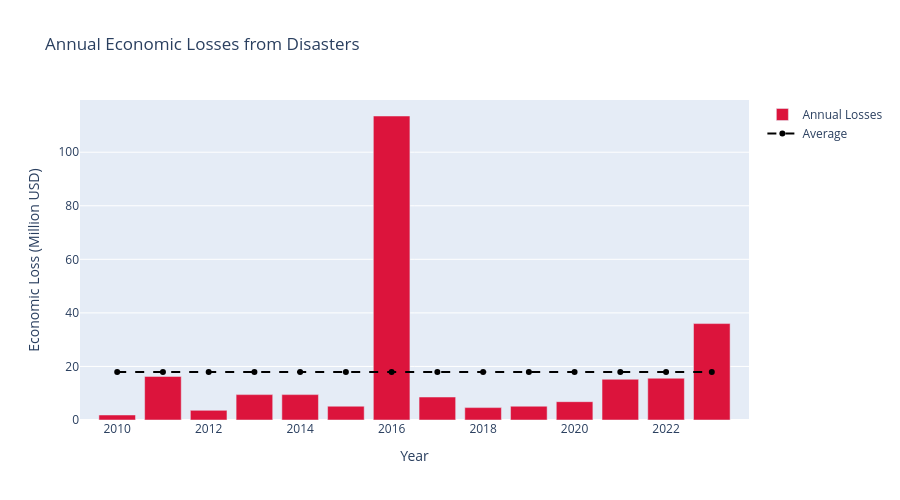

The cell this chart's notebook holds for it:
### Markdown cell above
## 2. Total Economic Losses Over Time

### Ministerial Message:
"This shows the financial burden disasters place on our economy annually."

### Code cell
if df is not None and 'usdvalue' in df.columns:
    annual_losses = df.groupby('year')['usdvalue'].sum().reset_index()
    annual_losses['usdvalue_millions'] = annual_losses['usdvalue'] / 1e6
    
    total_losses = df['usdvalue'].sum()
    avg_annual_loss = annual_losses['usdvalue'].mean()
    
    print("="*80)
    print("ECONOMIC IMPACT SUMMARY")
    print("="*80)
    print(f"\nTotal economic losses ({df['year'].min()}-{df['year'].max()}): ${total_losses/1e9:.2f} billion USD")
    print(f"Average annual loss: ${avg_annual_loss/1e6:.2f} million USD")
    print(f"Maximum annual loss: ${annual_losses['usdvalue'].max()/1e6:.2f} million USD (in {annual_losses.loc[annual_losses['usdvalue'].idxmax(), 'year']})")
    
    fig = go.Figure()
    
    fig.add_trace(go.Bar(
        x=annual_losses['year'],
        y=annual_losses['usdvalue_millions'],
        name='Annual Losses',
        marker_color='crimson'
    ))
    
    fig.add_trace(go.Scatter(
        x=annual_losses['year'],
        y=[avg_annual_loss/1e6] * len(annual_losses),
        name='Average',
        line=dict(color='black', dash='dash', width=2)
    ))
    
    fig.update_layout(
        title='Annual Economic Losses from Disasters',
        xaxis_title='Year',
        yaxis_title='Economic Loss (Million USD)',
        hovermode='x unified',
        height=500
    )
    
    fig.show()
    fig.write_html(FIGURES_DIR / 'UC1_annual_economic_losses.html')

### Figure 1 — Plotly figure (JSON) as saved in the notebook; plotly's stock layout.template omitted (floating-point values rounded to 4 significant figures)
{"data": [{"marker": {"color": "crimson"}, "name": "Annual Losses", "type": "bar", "x": [2010, 2011, 2012, 2013, 2014, 2015, 2016, 2017, 2018, 2019, 2020, 2021, 2022, 2023], "y": [1.872, 16.27, 3.6, 9.48, 9.48, 5.148, 113.5, 8.58, 4.632, 5.148, 6.84, 15.22, 15.6, 36.0]}, {"line": {"color": "black", "dash": "dash", "width": 2}, "name": "Average", "type": "scatter", "x": [2010, 2011, 2012, 2013, 2014, 2015, 2016, 2017, 2018, 2019, 2020, 2021, 2022, 2023], "y": [17.96, 17.96, 17.96, 17.96, 17.96, 17.96, 17.96, 17.96, 17.96, 17.96, 17.96, 17.96, 17.96, 17.96]}], "layout": {"height": 500, "hovermode": "x unified", "title": {"text": "Annual Economic Losses from Disasters"}, "xaxis": {"title": {"text": "Year"}}, "yaxis": {"title": {"text": "Economic Loss (Million USD)"}}}}
